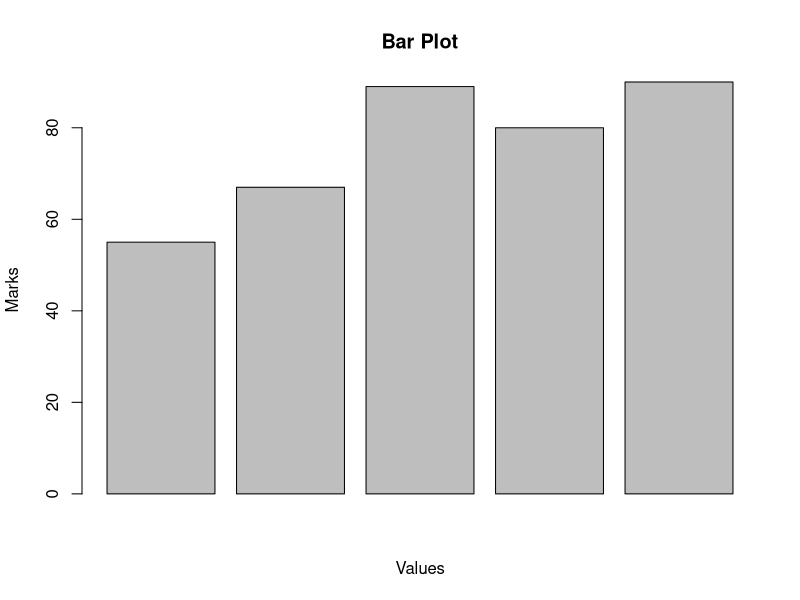
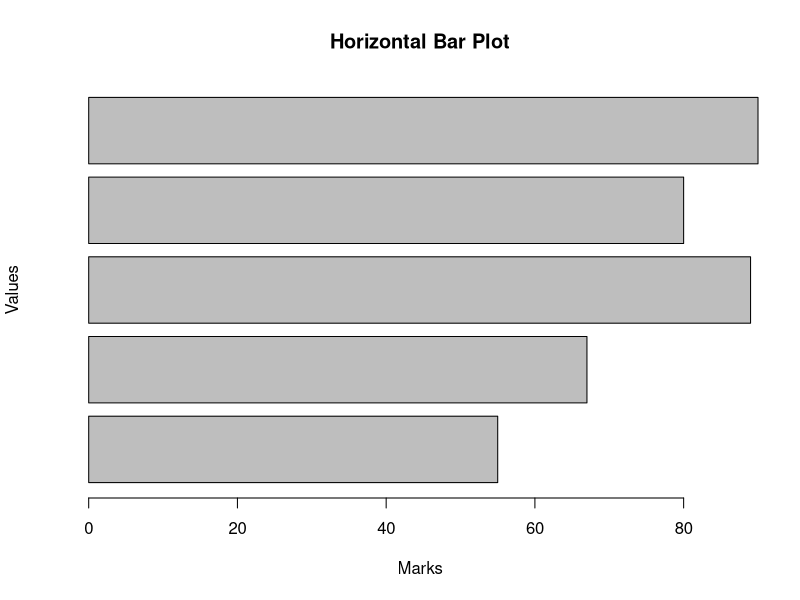

These figures' R source, in order:
a <- c(55, 67, 89, 80, 90)

# Vertical bar plot
barplot(a, main = "Bar Plot",
        xlab = "Values",
        ylab = "Marks")

# Horizontal bar plot
barplot(a, horiz = TRUE,
        main = "Horizontal Bar Plot",
        xlab = "Marks",
        ylab = "Values")
